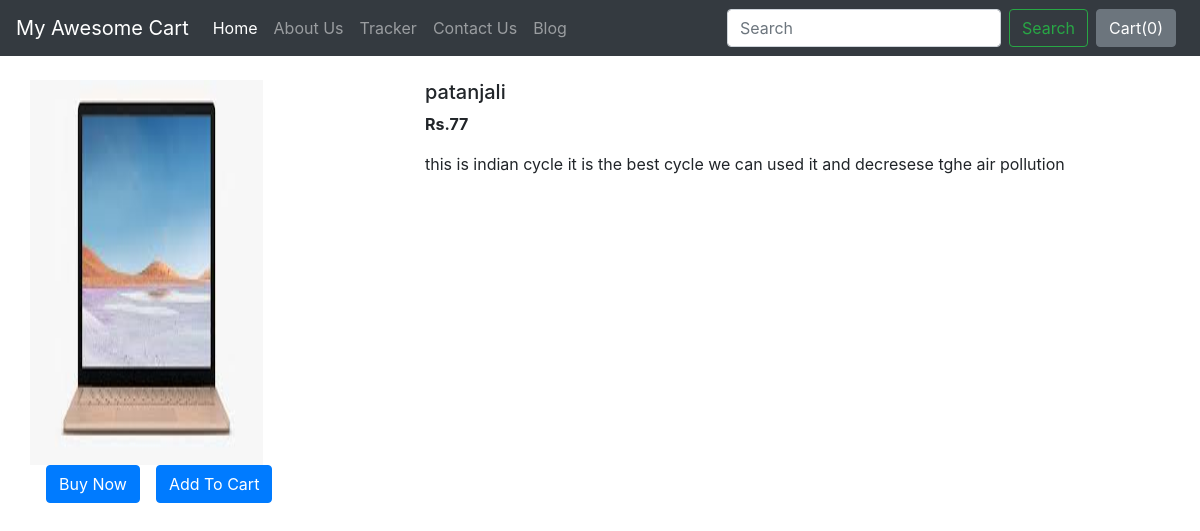
The page /shop/products/1 on the database its author committed.
### shop/models.py (models this page shows, shortened)
class Product(models.Model):
    product_id = models.AutoField
    product_name = models.CharField(max_length=50)
    category = models.CharField(max_length=50, default="")
    subcategory = models.CharField(max_length=50, default="")
    price = models.IntegerField(default=0)
    desc = models.CharField(max_length=300)
    pub_date = models.DateField()
    image = models.ImageField(upload_to='shop/images', default="")
    objects = models.Manager()

### shop/views.py (the view)
# urls.py: path("products/<int:myid>", views.productView, name="ProductView"),
def productView(request, myid):
    product = Product.objects.filter(id=myid)
    return render(request, 'shop/prodView.html', {'product': product[0]})

### shop/templates/shop/prodView.html (shortened to what this page needs)
{% extends 'shop/basic.html' %} {% block title%} {{product.product_name}} - My Awesome Cart{% endblock %} {% block body %}
<div class="container my-4">
    <div class="row">
        <div class="col-md-4">
            <div class="row">
                <img src="/media/{{product.image}}" width="233px" height="385px">
            </div>
            <div class="row">
                <button class="btn btn-primary mx-3">Buy Now</button>
                <button class="btn btn-primary">Add To Cart</button>
            </div>
        </div>
        <div class="col-md-8">
            <h5>{{product.product_name}}</h5>
            <p><b>Rs.{{product.price}} </b></p>
            <p>{{product.desc}}</p>
        </div>
    </div>
</div>
{% endblock %}

### rows shown on the page
Product: image (picture), product_name "patanjali", price "77", desc "this is indian cycle it is the best cycle we can used it and decresese tghe air pollution"
